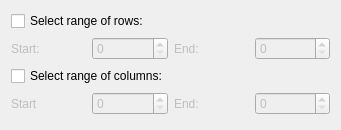
<?xml version="1.0" encoding="UTF-8"?>
<ui version="4.0">
 <class>SelectSubMatrix</class>
 <widget class="QDialog" name="SelectSubMatrix">
  <property name="geometry">
   <rect>
    <x>0</x>
    <y>0</y>
    <width>341</width>
    <height>130</height>
   </rect>
  </property>
  <property name="windowTitle">
   <string>Dialog</string>
  </property>
  <layout class="QGridLayout" name="gridLayout">
   <item row="0" column="0" colspan="3">
    <widget class="QCheckBox" name="rowCheckBox_">
     <property name="text">
      <string>Select range of rows:</string>
     </property>
    </widget>
   </item>
   <item row="1" column="0">
    <widget class="QLabel" name="startRow">
     <property name="enabled">
      <bool>false</bool>
     </property>
     <property name="text">
      <string>Start:</string>
     </property>
    </widget>
   </item>
   <item row="2" column="0" colspan="4">
    <widget class="QCheckBox" name="columnCheckBox_">
     <property name="text">
      <string>Select range of columns:</string>
     </property>
    </widget>
   </item>
   <item row="3" column="0">
    <widget class="QLabel" name="startColumn">
     <property name="enabled">
      <bool>false</bool>
     </property>
     <property name="text">
      <string>Start</string>
     </property>
    </widget>
   </item>
   <item row="1" column="1">
    <widget class="QSpinBox" name="rowStartSpinBox_">
     <property name="enabled">
      <bool>false</bool>
     </property>
     <property name="maximum">
      <number>999999999</number>
     </property>
    </widget>
   </item>
   <item row="3" column="1">
    <widget class="QSpinBox" name="columnStartSpinBox_">
     <property name="enabled">
      <bool>false</bool>
     </property>
     <property name="maximum">
      <number>999999999</number>
     </property>
    </widget>
   </item>
   <item row="1" column="2">
    <widget class="QLabel" name="endRow">
     <property name="enabled">
      <bool>false</bool>
     </property>
     <property name="text">
      <string>End:</string>
     </property>
    </widget>
   </item>
   <item row="3" column="2">
    <widget class="QLabel" name="endColumn">
     <property name="enabled">
      <bool>false</bool>
     </property>
     <property name="text">
      <string>End:</string>
     </property>
    </widget>
   </item>
   <item row="3" column="3">
    <widget class="QSpinBox" name="columnEndSpinBox_">
     <property name="enabled">
      <bool>false</bool>
     </property>
     <property name="maximum">
      <number>999999999</number>
     </property>
    </widget>
   </item>
   <item row="1" column="3">
    <widget class="QSpinBox" name="rowEndSpinBox_">
     <property name="enabled">
      <bool>false</bool>
     </property>
     <property name="maximum">
      <number>999999999</number>
     </property>
    </widget>
   </item>
  </layout>
 </widget>
 <resources/>
 <connections>
  <connection>
   <sender>columnCheckBox_</sender>
   <signal>clicked(bool)</signal>
   <receiver>columnEndSpinBox_</receiver>
   <slot>setEnabled(bool)</slot>
   <hints>
    <hint type="sourcelabel">
     <x>111</x>
     <y>78</y>
    </hint>
    <hint type="destinationlabel">
     <x>191</x>
     <y>106</y>
    </hint>
   </hints>
  </connection>
  <connection>
   <sender>columnCheckBox_</sender>
   <signal>clicked(bool)</signal>
   <receiver>columnStartSpinBox_</receiver>
   <slot>setEnabled(bool)</slot>
   <hints>
    <hint type="sourcelabel">
     <x>111</x>
     <y>78</y>
    </hint>
    <hint type="destinationlabel">
     <x>85</x>
     <y>106</y>
    </hint>
   </hints>
  </connection>
  <connection>
   <sender>columnCheckBox_</sender>
   <signal>clicked(bool)</signal>
   <receiver>endColumn</receiver>
   <slot>setEnabled(bool)</slot>
   <hints>
    <hint type="sourcelabel">
     <x>111</x>
     <y>78</y>
    </hint>
    <hint type="destinationlabel">
     <x>138</x>
     <y>106</y>
    </hint>
   </hints>
  </connection>
  <connection>
   <sender>columnCheckBox_</sender>
   <signal>clicked(bool)</signal>
   <receiver>startColumn</receiver>
   <slot>setEnabled(bool)</slot>
   <hints>
    <hint type="sourcelabel">
     <x>111</x>
     <y>78</y>
    </hint>
    <hint type="destinationlabel">
     <x>32</x>
     <y>106</y>
    </hint>
   </hints>
  </connection>
  <connection>
   <sender>rowCheckBox_</sender>
   <signal>clicked(bool)</signal>
   <receiver>rowEndSpinBox_</receiver>
   <slot>setEnabled(bool)</slot>
   <hints>
    <hint type="sourcelabel">
     <x>85</x>
     <y>21</y>
    </hint>
    <hint type="destinationlabel">
     <x>191</x>
     <y>49</y>
    </hint>
   </hints>
  </connection>
  <connection>
   <sender>rowCheckBox_</sender>
   <signal>clicked(bool)</signal>
   <receiver>rowStartSpinBox_</receiver>
   <slot>setEnabled(bool)</slot>
   <hints>
    <hint type="sourcelabel">
     <x>85</x>
     <y>21</y>
    </hint>
    <hint type="destinationlabel">
     <x>85</x>
     <y>49</y>
    </hint>
   </hints>
  </connection>
  <connection>
   <sender>rowCheckBox_</sender>
   <signal>clicked(bool)</signal>
   <receiver>endRow</receiver>
   <slot>setEnabled(bool)</slot>
   <hints>
    <hint type="sourcelabel">
     <x>85</x>
     <y>21</y>
    </hint>
    <hint type="destinationlabel">
     <x>138</x>
     <y>49</y>
    </hint>
   </hints>
  </connection>
  <connection>
   <sender>rowCheckBox_</sender>
   <signal>clicked(bool)</signal>
   <receiver>startRow</receiver>
   <slot>setEnabled(bool)</slot>
   <hints>
    <hint type="sourcelabel">
     <x>85</x>
     <y>21</y>
    </hint>
    <hint type="destinationlabel">
     <x>32</x>
     <y>49</y>
    </hint>
   </hints>
  </connection>
 </connections>
</ui>
